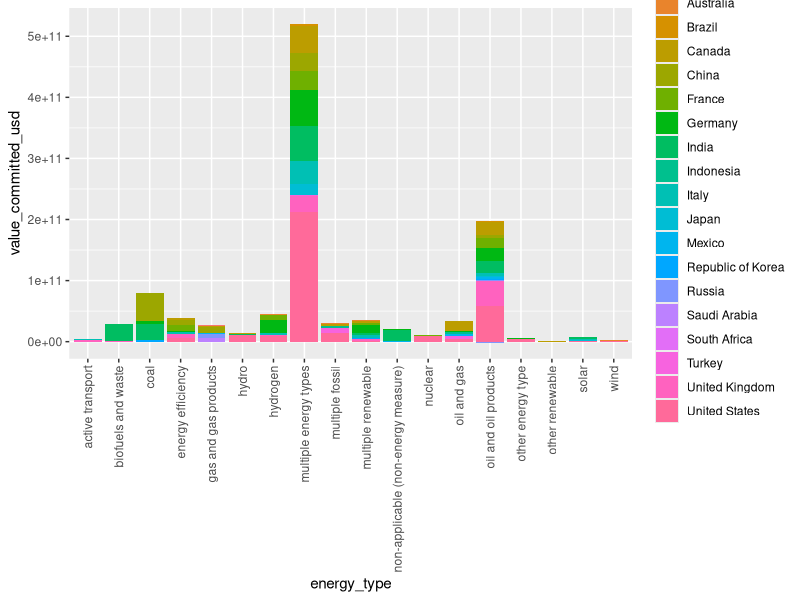

R code for this plot:
## ---- chunk 1
library(tidyverse)
countries_data <- read_csv("region-g20+countries.csv")
countries_data
## ---- chunk 2
countries_data <- countries_data |>
  select("Country", "Policy Category", "Energy Type", "Value committed, USD")
countries_data
## ---- chunk 3
countries_data <- countries_data |>
  rename(
    country = "Country",
    policy_category = "Policy Category",
    energy_type = "Energy Type",
    value_committed_usd = "Value committed, USD"
  )
## ---- chunk 4
countries_data |>
  group_by(country) |>
  
  ggplot(mapping = aes(x = energy_type, y = value_committed_usd)) +
      geom_col(mapping = aes(fill = country)) +
  scale_x_discrete(guide = guide_axis(angle = 90))
